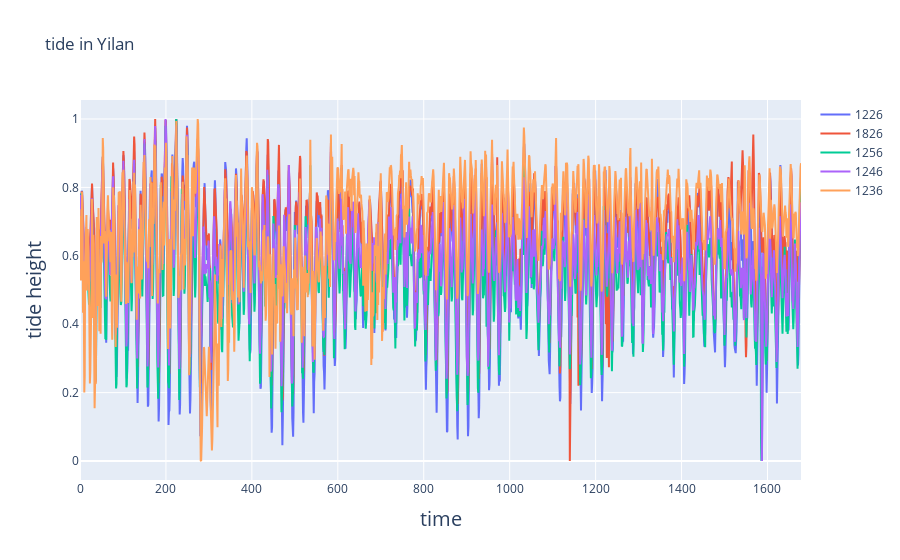

Notebook code for this chart:
### Code cell
tide_v2_norm
show = plot.mat_plot(tide_v2_norm.iloc[:,1:],x_name='time',y_name='tide height', title='tide in {}'.format(region_en))
show.plotly_plot()

### Figure 1 — Plotly figure (JSON) as saved in the notebook; plotly's stock layout.template omitted (floating-point values rounded to 4 significant figures; data arrays with more than 128 entries replaced by an {"elided": "..."} marker saying what was removed)
{"data": [{"name": "1226", "type": "scatter", "x": {"elided": "1679 int values"}, "y": {"elided": "1679 float values"}}, {"name": "1826", "type": "scatter", "x": {"elided": "1679 int values"}, "y": {"elided": "1679 float values"}}, {"name": "1256", "type": "scatter", "x": {"elided": "1679 int values"}, "y": {"elided": "1679 float values"}}, {"name": "1246", "type": "scatter", "x": {"elided": "1679 int values"}, "y": {"elided": "1679 float values"}}, {"name": "1236", "type": "scatter", "x": {"elided": "1679 int values"}, "y": {"elided": "1679 float values"}}], "layout": {"title": {"text": "tide in Yilan"}, "xaxis": {"title": {"font": {"size": 20}, "text": "time"}}, "yaxis": {"title": {"font": {"size": 20}, "text": "tide height"}}}}
